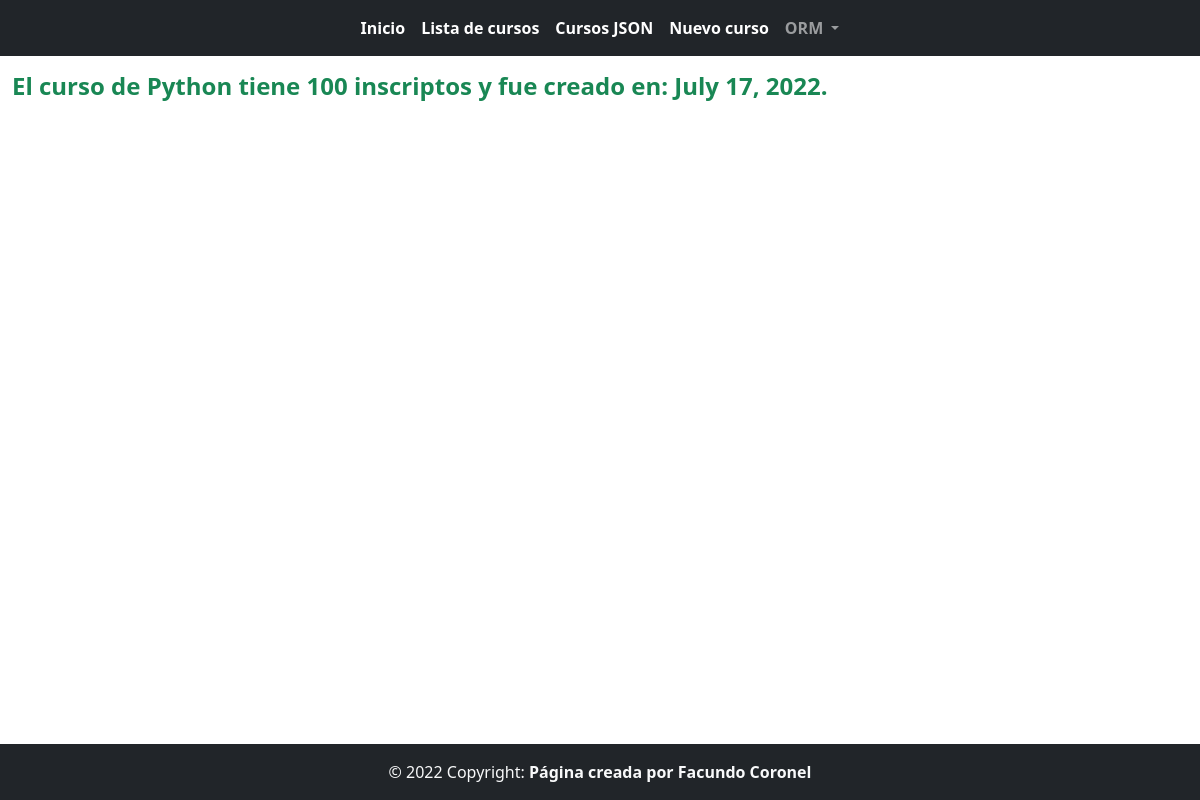
Screenshot of /cursoORM/Python with the database file from the repository.
### myapp/models.py (models this page shows)
class Curso (models.Model):
    nombre = models.CharField(max_length=100)
    inscriptos = models.IntegerField()
    creado = models.DateField(auto_now_add=True)
    actualizado = models.DateField(auto_now=True)

### myapp/views.py (the view)
# urls.py: path("cursoORM/<str:nombre_curso>", views.cursoORM, name="cursoORM"),
def cursoORM(request, nombre_curso):
    try:
        curso = Curso.objects.get(nombre=nombre_curso)
    except Curso.DoesNotExist:
        raise Http404
    context = {"curso":curso}
    return render(request, "myapp/cursoORM.html", context)

### myapp/templates/myapp/cursoORM.html
{% extends "myapp/header.html" %}
{% block content %}
<h4 class="fw-bold text-success mt-3">El curso de {{curso.nombre}} tiene {{curso.inscriptos}} inscriptos y fue creado en: {{curso.creado}}.
</h4>
{% endblock %}

### rows the page displays
Curso: nombre "Python", inscriptos "100", creado "July 17, 2022"
